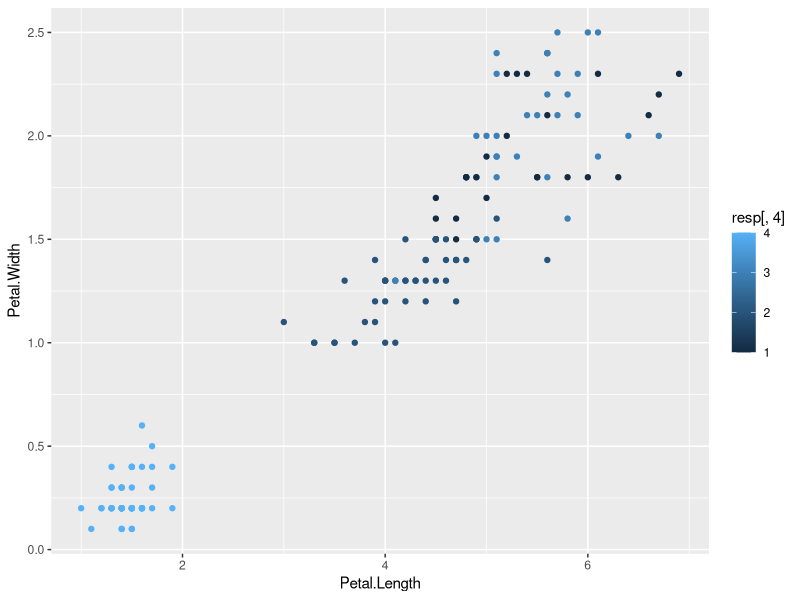
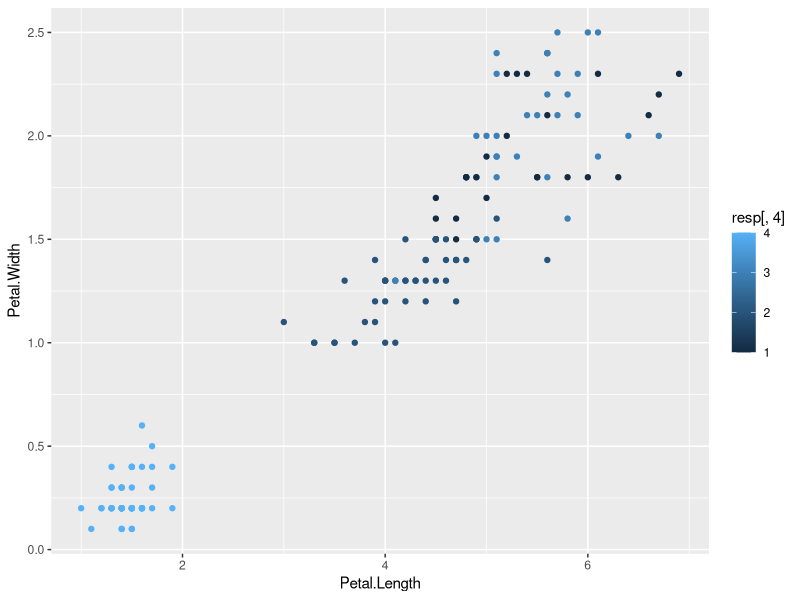
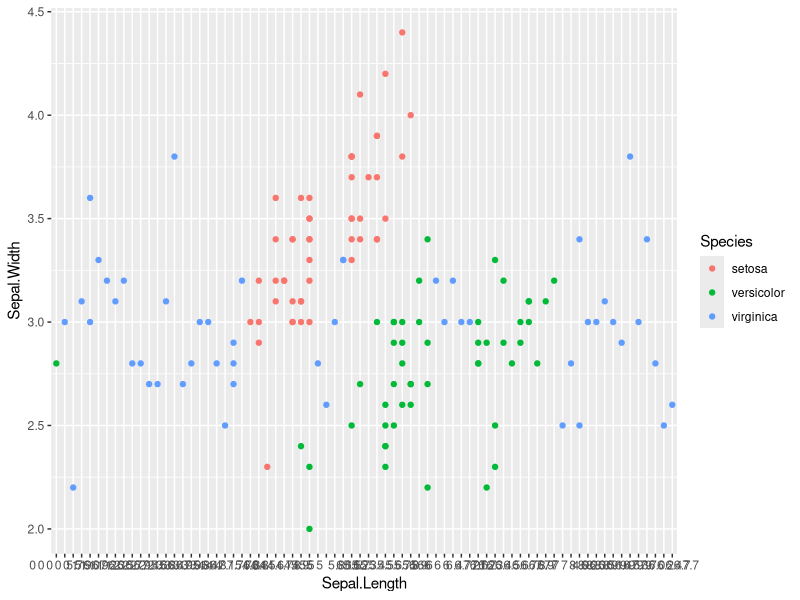
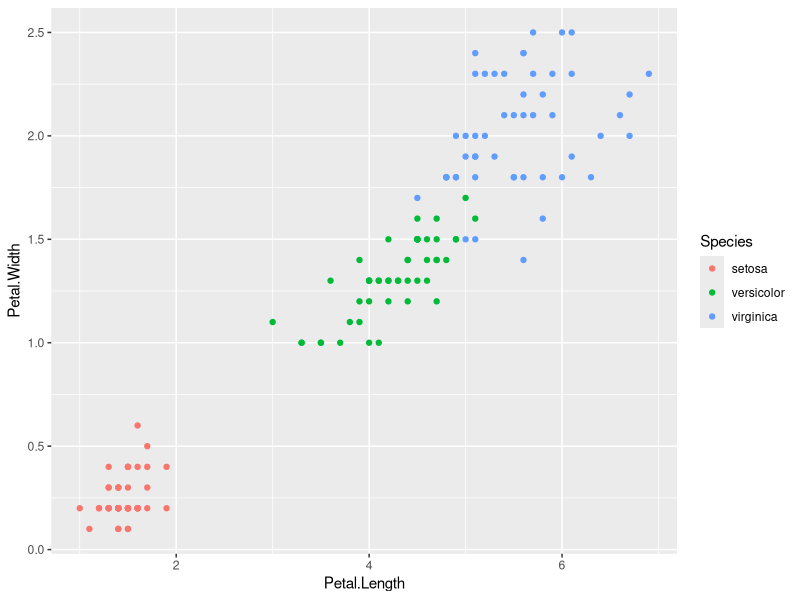
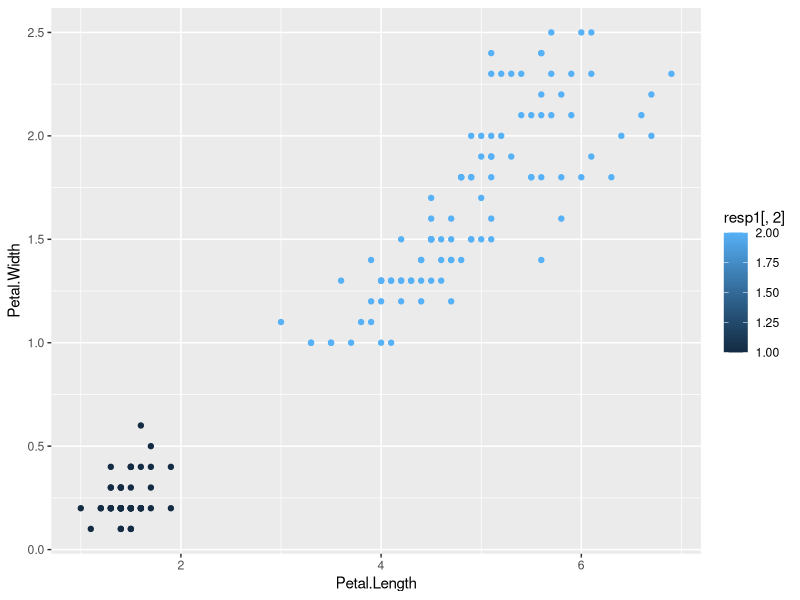
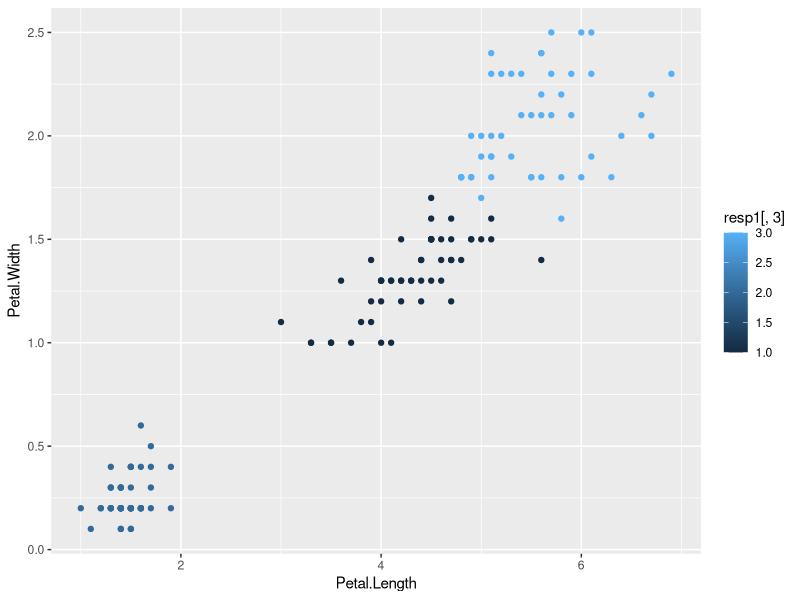
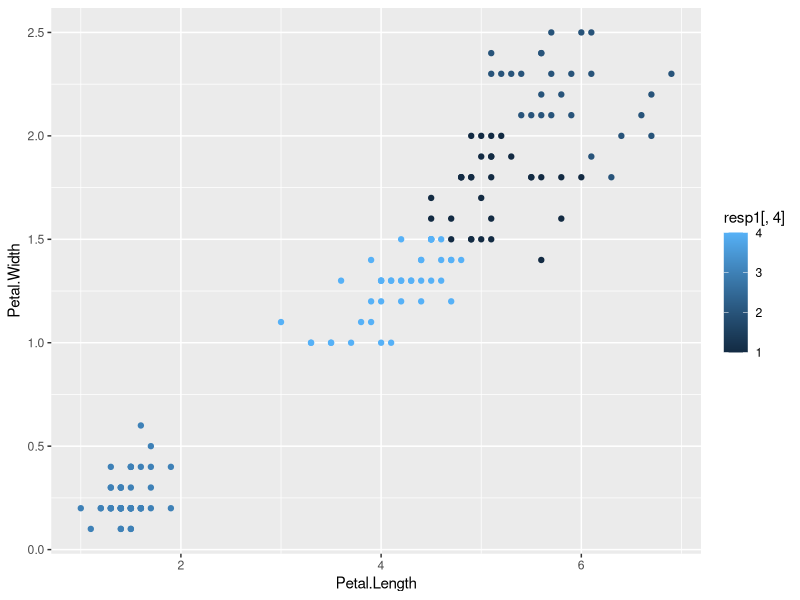

Generate these figures, in order, with R:
#Bryson Cook
#ISYE6501, Spring 2018
#Homework 2

#Part 4.1

#install.packages("stats")
#install.packages("ggplot2")
library(stats)
library(ggplot2)

rm(list = ls())
cat("\014")
set.seed(1)

mydata = data.frame(read.csv("iris.csv", header = TRUE)) #read in data
response = data.frame(mydata[, 6])
training = data.matrix(mydata[, 2:5])


#Need to scale the data
sc_train = training
for (i in 1:4) {
  sc_train[, i] = (training[, i] - min(training[, i])) / (max(training[, i]) -
                                                            min(training[, i]))
}

#Run clustering with all 4 predictors.  "1" cluster isn't really applicable, but it helps with the for loop:
clusters = seq(1, 10)
resp = matrix(, nrow = nrow(sc_train), ncol = length(clusters))
distance = matrix(, nrow = length(clusters), 1)
y = 1
for (x in clusters) {
  km = kmeans(sc_train, x, nstart = 20)
  resp[, x] = km$cluster
  distance[x, ] = km$tot.withinss
  
}


#Comparing the clusters with the known species (though we wouldn't know the actual answer in real life clustering situations)
table(resp[, 2], mydata$Species)
table(resp[, 3], mydata$Species)
table(resp[, 4], mydata$Species)
table(resp[, 5], mydata$Species)
table(resp[, 6], mydata$Species)
table(resp[, 7], mydata$Species)

#Using all four measurements as predictors doesn't really seem to give us much useful information.
#We can keep adding clusters and the clusters will mostly get smaller, but it doesn't actually pertain to much,
#since we have the real data to compare it to.
ggplot(mydata, aes(Petal.Length, Petal.Width, color = resp[, 4])) + geom_point()
ggplot(mydata, aes(Petal.Length, Petal.Width, color = resp[, 4])) + geom_point()

# Plotting out the data vs the known responses shows that the Sepal measurements do not provide a good grouping,
# but the Petal measurements are excellent.  We will redo the previous model creation with only these two predictors.
# We will also only use up to 5 clusters
ggplot(mydata, aes(Sepal.Length, Sepal.Width, color = Species)) + geom_point()
ggplot(mydata, aes(Petal.Length, Petal.Width, color = Species)) + geom_point()
ggsave(
  "Real Response.jpeg",
  width = 6,
  height = 4,
  units = c("in")
)
#Run clustering with all 4 predictors.  "1" cluster isn't really applicable, but it helps with the for loop:
clusters = seq(1, 5)
resp1 = matrix(, nrow = nrow(sc_train), ncol = length(clusters))
distance1 = matrix(, nrow = length(clusters), 1)
y = 1
for (x in clusters) {
  km = kmeans(sc_train[, 3:4], x, nstart = 20)
  resp1[, x] = km$cluster
  distance1[x, ] = km$tot.withinss
}

table(resp1[, 2], mydata$Species)
table(resp1[, 3], mydata$Species)
table(resp1[, 4], mydata$Species)

ggplot(mydata, aes(Petal.Length, Petal.Width, color = resp1[, 2])) + geom_point()
ggsave(
  "2 Clusters.jpeg",
  width = 6,
  height = 4,
  units = c("in")
)
ggplot(mydata, aes(Petal.Length, Petal.Width, color = resp1[, 3])) + geom_point()
ggsave(
  "3 Clusters.jpeg",
  width = 6,
  height = 4,
  units = c("in")
)
ggplot(mydata, aes(Petal.Length, Petal.Width, color = resp1[, 4])) + geom_point()
ggsave(
  "4 Clusters.jpeg",
  width = 6,
  height = 4,
  units = c("in")
)

# As expected, the 3 Cluster solution best matches the actual data, but has 2
# versicolor flowers misclassified and 4 virginica flowers misclassified.
